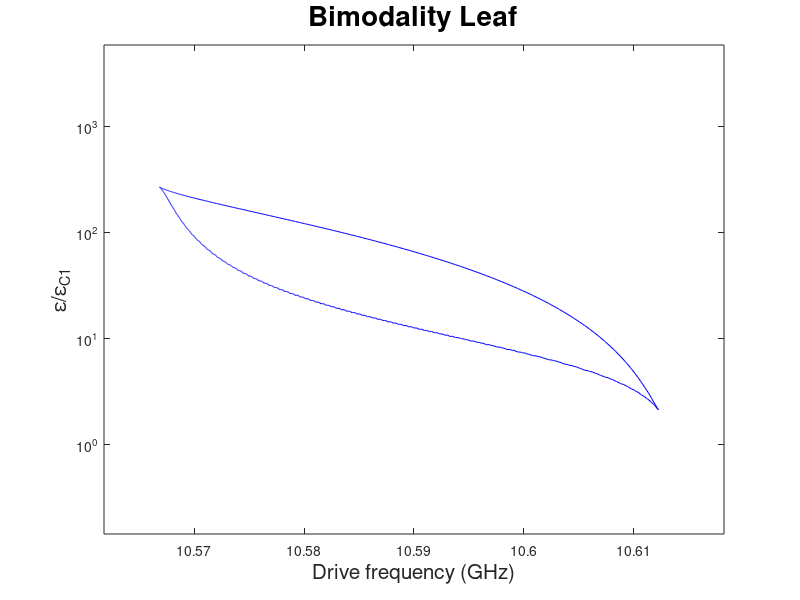

Here is the MATLAB script that generated this plot:
clear all; close all;

g=0.3347; delta=8.1831-10.5665; kappa=0.0024; Sigma_z=-1; Omega_c=10.5665;
rr=-0.1:0.01:1.1;
chi0=g.^2./abs(delta);

Omega_d=Omega_c+rr.*chi0;
xiC1= (abs(delta)*kappa)^(3/2)/(3^(3/4)*g^2);
AA=0.1:0.1:100;
[Omega_d,A]=meshgrid(Omega_d,AA);

chi=Sigma_z.*g.^2./(sqrt(2.*g.^2.*(A.^2 + Sigma_z) + delta.^2));
%xi=(A.^2).*((Omega_d.^2 - (Omega_c - chi).^2).^2 + kappa.^2.*Omega_d.^2);
xi=(1/Omega_c)*A.*sqrt((Omega_d.^2 - (Omega_c - chi).^2).^2 + kappa.^2.*Omega_d.^2);
%xi_Duff=(A.*sqrt(((Omega_c-(Sigma_z.*g.^2)./(abs(delta).*(1.0./delta.^2.*g.^2.*(Sigma_z+A.^2)+1.0))).^2-Omega_d.^2).^2+Omega_d.^2.*kappa.^2))./Omega_c;

dxidA=sqrt(((Omega_c-Sigma_z.*g.^2.*1.0./sqrt(g.^2.*(Sigma_z+A.^2).*2.0+delta.^2)).^2-Omega_d.^2).^2+Omega_d.^2.*kappa.^2)./Omega_c+(A.^2.*Sigma_z.*g.^4.*(Omega_c-Sigma_z.*g.^2.*1.0./sqrt(g.^2.*(Sigma_z+A.^2).*2.0+delta.^2)).*1.0./sqrt(((Omega_c-Sigma_z.*g.^2.*1.0./sqrt(g.^2.*(Sigma_z+A.^2).*2.0+delta.^2)).^2-Omega_d.^2).^2+Omega_d.^2.*kappa.^2).*1.0./(g.^2.*(Sigma_z+A.^2).*2.0+delta.^2).^(3.0./2.0).*((Omega_c-Sigma_z.*g.^2.*1.0./sqrt(g.^2.*(Sigma_z+A.^2).*2.0+delta.^2)).^2-Omega_d.^2).*4.0)./Omega_c;

%dxidA_Duff=sqrt(((Omega_c-(Sigma_z.*g.^2)./(abs(delta).*(1.0./delta.^2.*g.^2.*(Sigma_z+A.^2)+1.0))).^2-Omega_d.^2).^2+Omega_d.^2.*kappa.^2)./Omega_c+(A.^2.*Sigma_z.*1.0./abs(delta).^3.*g.^4.*1.0./sqrt(((Omega_c-(Sigma_z.*g.^2)./(abs(delta).*(1.0./delta.^2.*g.^2.*(Sigma_z+A.^2)+1.0))).^2-Omega_d.^2).^2+Omega_d.^2.*kappa.^2).*1.0./(1.0./delta.^2.*g.^2.*(Sigma_z+A.^2)+1.0).^2.*((Omega_c-(Sigma_z.*g.^2)./(abs(delta).*(1.0./delta.^2.*g.^2.*(Sigma_z+A.^2)+1.0))).^2-Omega_d.^2).*(Omega_c-(Sigma_z.*g.^2)./(abs(delta).*(1.0./delta.^2.*g.^2.*(Sigma_z+A.^2)+1.0))).*4.0)./Omega_c;


%dxidA_C2=sqrt(Omega_d.^2.*kappa.^2+((Omega_c-(sqrt(2.0).*Sigma_z.*g.*(1.0./2.0))./A).^2-Omega_d.^2).^2)./Omega_c+(sqrt(2.0).*Sigma_z.*g.*1.0./sqrt(Omega_d.^2.*kappa.^2+((Omega_c-(sqrt(2.0).*Sigma_z.*g.*(1.0./2.0))./A).^2-Omega_d.^2).^2).*((Omega_c-(sqrt(2.0).*Sigma_z.*g.*(1.0./2.0))./A).^2-Omega_d.^2).*(Omega_c-(sqrt(2.0).*Sigma_z.*g.*(1.0./2.0))./A))./(A.*Omega_c);

%dxi2dA2=(A.^3.*Sigma_z.^2.*g.^8.*(Omega_c-Sigma_z.*g.^2.*1.0./sqrt(g.^2.*(Sigma_z+A.^2).*2.0+delta.^2)).^2.*1.0./sqrt(((Omega_c-Sigma_z.*g.^2.*1.0./sqrt(g.^2.*(Sigma_z+A.^2).*2.0+delta.^2)).^2-Omega_d.^2).^2+Omega_d.^2.*kappa.^2).*1.0./(g.^2.*(Sigma_z+A.^2).*2.0+delta.^2).^3.*1.6e1)./Omega_c+(A.^3.*Sigma_z.^2.*g.^8.*1.0./sqrt(((Omega_c-Sigma_z.*g.^2.*1.0./sqrt(g.^2.*(Sigma_z+A.^2).*2.0+delta.^2)).^2-Omega_d.^2).^2+Omega_d.^2.*kappa.^2).*1.0./(g.^2.*(Sigma_z+A.^2).*2.0+delta.^2).^3.*((Omega_c-Sigma_z.*g.^2.*1.0./sqrt(g.^2.*(Sigma_z+A.^2).*2.0+delta.^2)).^2-Omega_d.^2).*8.0)./Omega_c+(A.*Sigma_z.*g.^4.*(Omega_c-Sigma_z.*g.^2.*1.0./sqrt(g.^2.*(Sigma_z+A.^2).*2.0+delta.^2)).*1.0./sqrt(((Omega_c-Sigma_z.*g.^2.*1.0./sqrt(g.^2.*(Sigma_z+A.^2).*2.0+delta.^2)).^2-Omega_d.^2).^2+Omega_d.^2.*kappa.^2).*1.0./(g.^2.*(Sigma_z+A.^2).*2.0+delta.^2).^(3.0./2.0).*((Omega_c-Sigma_z.*g.^2.*1.0./sqrt(g.^2.*(Sigma_z+A.^2).*2.0+delta.^2)).^2-Omega_d.^2).*1.2e1)./Omega_c-(A.^3.*Sigma_z.*g.^6.*(Omega_c-Sigma_z.*g.^2.*1.0./sqrt(g.^2.*(Sigma_z+A.^2).*2.0+delta.^2)).*1.0./sqrt(((Omega_c-Sigma_z.*g.^2.*1.0./sqrt(g.^2.*(Sigma_z+A.^2).*2.0+delta.^2)).^2-Omega_d.^2).^2+Omega_d.^2.*kappa.^2).*1.0./(g.^2.*(Sigma_z+A.^2).*2.0+delta.^2).^(5.0./2.0).*((Omega_c-Sigma_z.*g.^2.*1.0./sqrt(g.^2.*(Sigma_z+A.^2).*2.0+delta.^2)).^2-Omega_d.^2).*2.4e1)./Omega_c-(A.^3.*Sigma_z.^2.*g.^8.*(Omega_c-Sigma_z.*g.^2.*1.0./sqrt(g.^2.*(Sigma_z+A.^2).*2.0+delta.^2)).^2.*1.0./(((Omega_c-Sigma_z.*g.^2.*1.0./sqrt(g.^2.*(Sigma_z+A.^2).*2.0+delta.^2)).^2-Omega_d.^2).^2+Omega_d.^2.*kappa.^2).^(3.0./2.0).*1.0./(g.^2.*(Sigma_z+A.^2).*2.0+delta.^2).^3.*((Omega_c-Sigma_z.*g.^2.*1.0./sqrt(g.^2.*(Sigma_z+A.^2).*2.0+delta.^2)).^2-Omega_d.^2).^2.*1.6e1)./Omega_c;

% figure; contour(Omega_d,A,xi,100);
% figure; mesh(Omega_d,xi,A);
v=[0,0];
figure;contour(Omega_d,xi/xiC1,dxidA, v, 'b'); set(gca,'yscale','log');
xlabel('Drive frequency (GHz)','FontSize',15); ylabel('\epsilon/\epsilon_{C1}', 'FontSize',15); title('Bimodality Leaf','FontSize',20);
% contour(Omega_d,A,dxi2dA2, v, 'b');set(gca,'yscale','log'); hold off;
%ylim([1.1 0.7*10^2]);
